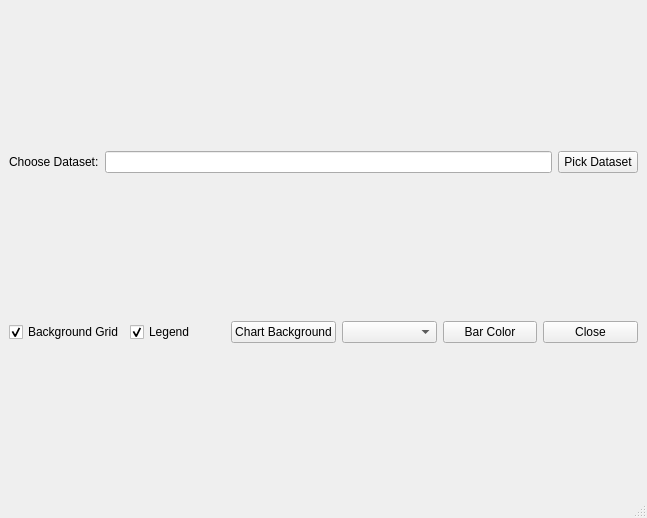
<?xml version="1.0" encoding="UTF-8"?>
<ui version="4.0">
 <class>MainWindow</class>
 <widget class="QMainWindow" name="MainWindow">
  <property name="geometry">
   <rect>
    <x>0</x>
    <y>0</y>
    <width>647</width>
    <height>518</height>
   </rect>
  </property>
  <property name="windowTitle">
   <string> BarGraph</string>
  </property>
  <widget class="QWidget" name="centralwidget">
   <layout class="QVBoxLayout" name="verticalLayout_2">
    <item>
     <layout class="QHBoxLayout" name="horizontalLayout_2">
      <item>
       <widget class="QLabel" name="label">
        <property name="text">
         <string>Choose Dataset:</string>
        </property>
       </widget>
      </item>
      <item>
       <widget class="QLineEdit" name="lineEditDataset"/>
      </item>
      <item>
       <widget class="QPushButton" name="pushButtonPickDataset">
        <property name="text">
         <string>Pick Dataset</string>
        </property>
       </widget>
      </item>
     </layout>
    </item>
    <item>
     <layout class="QVBoxLayout" name="layoutGraph">
      <property name="sizeConstraint">
       <enum>QLayout::SetDefaultConstraint</enum>
      </property>
     </layout>
    </item>
    <item>
     <layout class="QHBoxLayout" name="horizontalLayout">
      <item>
       <widget class="QCheckBox" name="chkBackgroundGrid">
        <property name="text">
         <string>Background Grid</string>
        </property>
        <property name="checked">
         <bool>true</bool>
        </property>
       </widget>
      </item>
      <item>
       <widget class="QCheckBox" name="chkLegend">
        <property name="text">
         <string>Legend</string>
        </property>
        <property name="checked">
         <bool>true</bool>
        </property>
       </widget>
      </item>
      <item>
       <widget class="QPushButton" name="pushButtonChangBackground">
        <property name="text">
         <string>Chart Background</string>
        </property>
       </widget>
      </item>
      <item>
       <widget class="QComboBox" name="cboBarItem"/>
      </item>
      <item>
       <widget class="QPushButton" name="pushButtonChangeBarColor">
        <property name="text">
         <string>Bar Color</string>
        </property>
       </widget>
      </item>
      <item>
       <widget class="QPushButton" name="pushButtonClose">
        <property name="text">
         <string>Close</string>
        </property>
       </widget>
      </item>
     </layout>
    </item>
   </layout>
  </widget>
  <widget class="QMenuBar" name="menubar">
   <property name="geometry">
    <rect>
     <x>0</x>
     <y>0</y>
     <width>647</width>
     <height>26</height>
    </rect>
   </property>
  </widget>
  <widget class="QStatusBar" name="statusbar"/>
 </widget>
 <resources/>
 <connections>
  <connection>
   <sender>pushButtonClose</sender>
   <signal>clicked()</signal>
   <receiver>MainWindow</receiver>
   <slot>close()</slot>
   <hints>
    <hint type="sourcelabel">
     <x>549</x>
     <y>385</y>
    </hint>
    <hint type="destinationlabel">
     <x>297</x>
     <y>213</y>
    </hint>
   </hints>
  </connection>
 </connections>
</ui>
